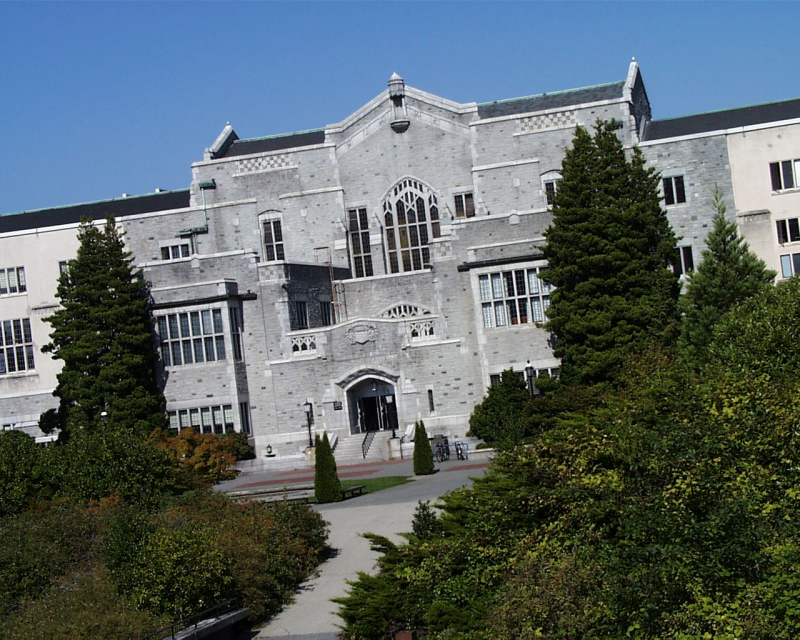
%> input picture matlab/workspace/benchmark/ubc/img1.ppm, 800 x 640 px; the run also reads 3 pictures not shown here
$ octave readubc.m   (GNU Octave 9; MATLAB toolbox functions it lacks are replaced by stand-ins)
%> lines starting %> are read from the running program, lines starting %| are printed output that depends on the picture
% Read images
I1 = imread('ubc/img1.ppm');
%> I1 is the input picture: size 640x800x3 uint8; mean R, G, B 89.2, 101.1, 103.1
I2 = imread('ubc/img2.ppm');
I3 = imread('ubc/img3.ppm');
I4 = imread('ubc/img4.ppm');
I5 = imread('ubc/img5.ppm');
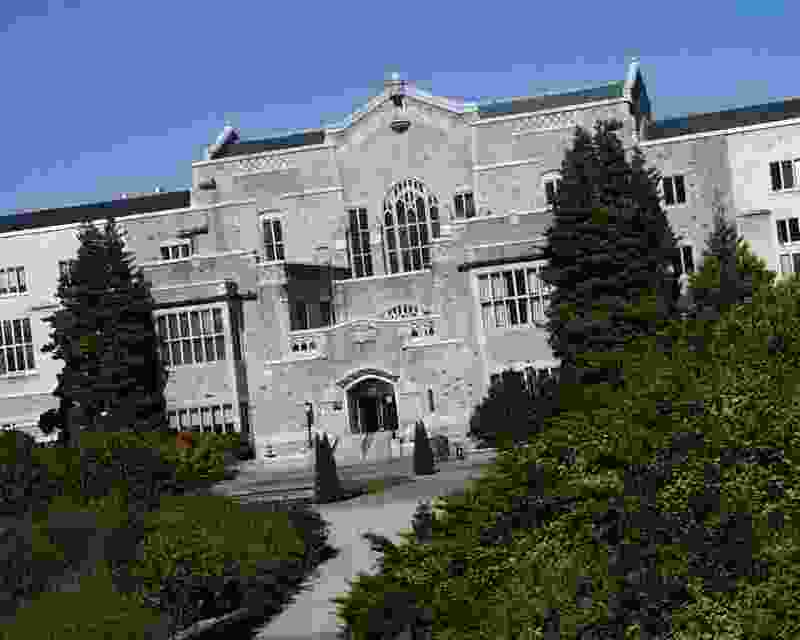
%> input picture matlab/workspace/benchmark/ubc/img5.ppm, 800 x 640 px
%> I5 is the input picture: size 640x800x3 uint8; mean R, G, B 91.8, 99.6, 105.7
I6 = imread('ubc/img6.ppm');
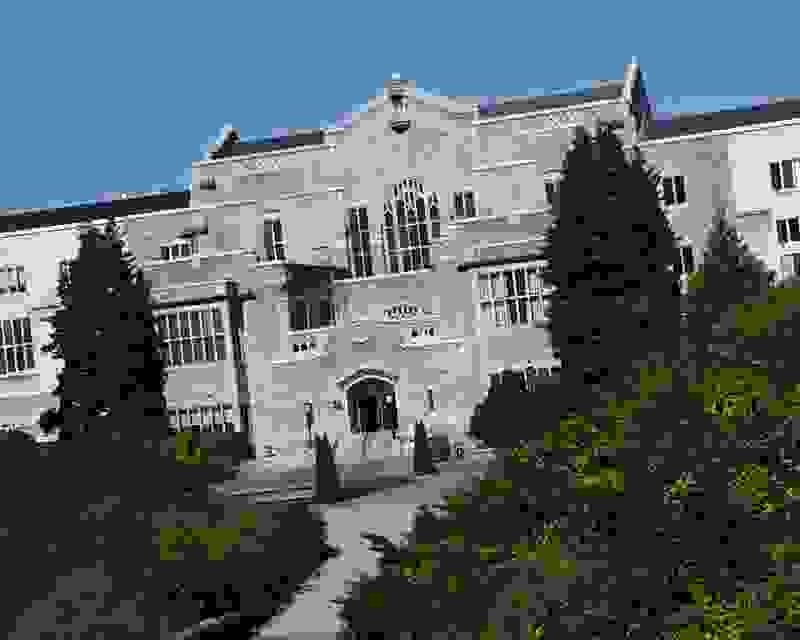
%> input picture matlab/workspace/benchmark/ubc/img6.ppm, 800 x 640 px
%> I6 is the input picture: size 640x800x3 uint8; mean R, G, B 88, 100, 106.3

% Read homographies
%> (the run ends here)
